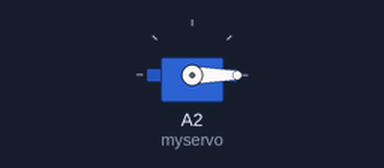
A sketch run on a simulated Arduino Uno, built with avr-gcc and run on an emulated ATmega328P. Parts: servo.

Above: at 0.05 s.
At 6.0 s:
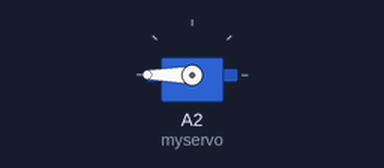
Timing chart, 0 to 7.8 s (numbered marks = the images above):
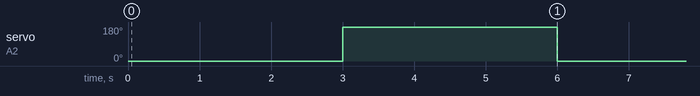

Measured:
- by itself, servo on A2 (myservo): alternates 180° for 3.0 s and 0° for 3.0 s

The sketch:

test_servo.ino
```cpp
#include <Servo.h>

Servo myservo;

void setup() {
  myservo.attach(A2);
}

void loop()
{
  myservo.write(0);
  delay(3000);
  myservo.write(180);
  delay(3000);
}
```
